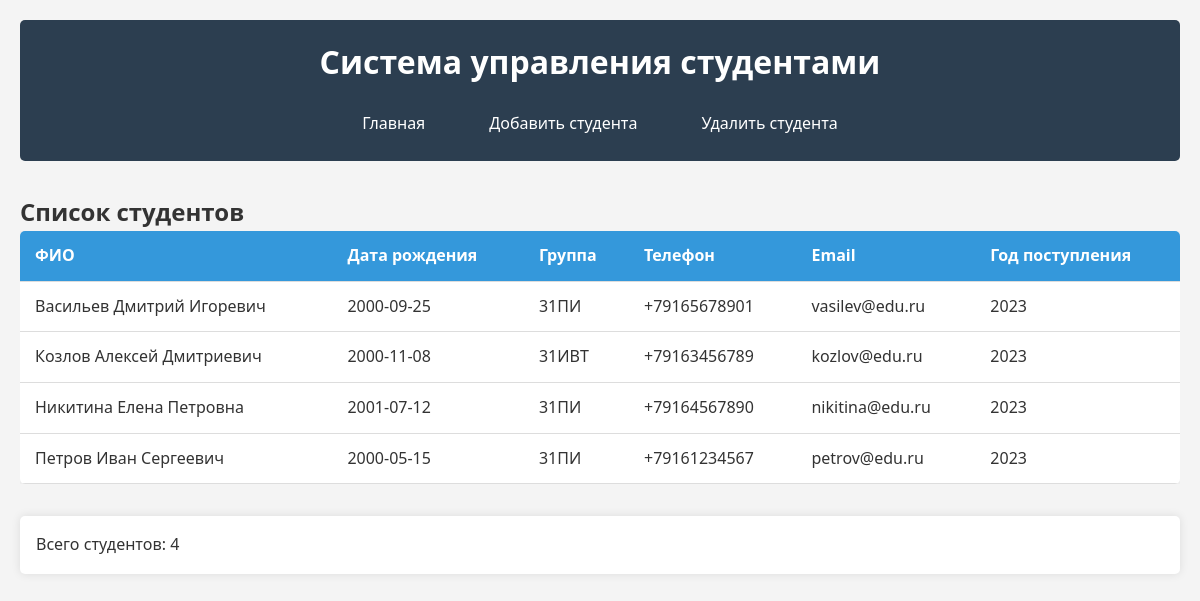
Before: / with the older database file.
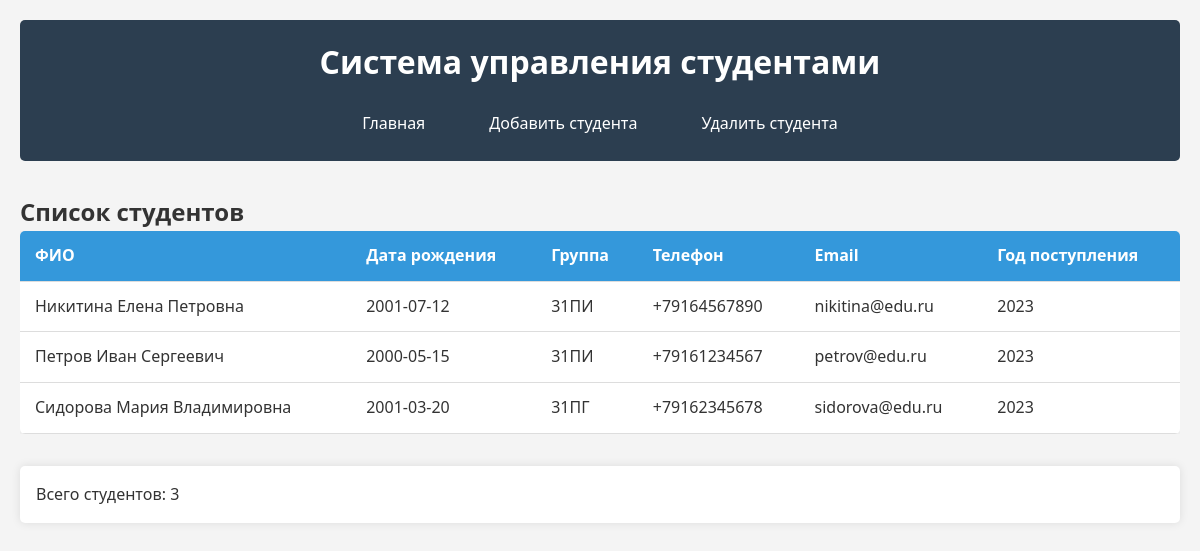
After: the same page with the newer database file.
### tables this page shows
CREATE TABLE students (
            id INTEGER PRIMARY KEY AUTOINCREMENT,
            full_name TEXT NOT NULL,
            birth_date TEXT NOT NULL,
            group_name TEXT NOT NULL,
            phone TEXT,
            email TEXT,
            enrollment_year INTEGER,
            UNIQUE(full_name, birth_date, group_name)  -- Уникальная комбинация
        );

### app.py (the view)
@app.route('/')
def index():
    conn = get_db_connection()
    try:
        students = conn.execute('''
            SELECT
                id,
                full_name,
                birth_date,
                phone,
                email,
                enrollment_year,
                group_name
            FROM students
            ORDER BY full_name
        ''').fetchall()
        print(f"Загружено {len(students)} студентов из базы")
        return render_template('index.html', students=students)
    except Exception as e:
        print(f"Ошибка при загрузке студентов: {e}")
        flash('Ошибка при загрузке данных из базы', 'error')
        return render_template('index.html', students=[])
    finally:
        conn.close()

### models.py (called while the page is built)
def get_db_path():
    base_dir = os.path.dirname(os.path.abspath(__file__))
    db_path = os.path.join(base_dir, 'students.db')
    print(f"DB Path: {db_path}")  # Для отладки
    return db_path

def get_db_connection():
    db_path = get_db_path()
    conn = sqlite3.connect(db_path)
    conn.row_factory = sqlite3.Row
    return conn

### templates/index.html
{% extends "base.html" %}
{% block content %}
<h2>Список студентов</h2>
{% if students %}
    <div class="table-container">
        <table>
            <thead>
                <tr>
                    <th>ФИО</th>
                    <th>Дата рождения</th>
                    <th>Группа</th>
                    <th>Телефон</th>
                    <th>Email</th>
                    <th>Год поступления</th>
                </tr>
            </thead>
            <tbody>
                {% for student in students %}
                <tr>
                    <td>{{ student.full_name }}</td>
                    <td>{{ student.birth_date }}</td>
                    <td>{{ student.group_name }}</td>
                    <td>{{ student.phone or '-' }}</td>
                    <td>{{ student.email or '-' }}</td>
                    <td>{{ student.enrollment_year }}</td>
                </tr>
                {% endfor %}
            </tbody>
        </table>
    </div>
{% else %}
    <p>Нет данных о студентах.</p>
{% endif %}
<div class="stats">
    <p>Всего студентов: {{ students|length }}</p>
</div>
{% endblock %}

### templates/base.html (shortened to what this page needs)
<!DOCTYPE html>
<html lang="ru">
<head>
    <link rel="stylesheet" href="{{ url_for('static', filename='style.css') }}">
</head>
<body>
    <div class="container">
        <header>
            <h1>Система управления студентами</h1>
            <nav>
                <a href="{{ url_for('index') }}">Главная</a>
                <a href="{{ url_for('add_student') }}">Добавить студента</a>
                <a href="{{ url_for('delete_form') }}">Удалить студента</a>
            </nav>
        </header>
        <main>
            {% block content %}{% endblock %}
        </main>
    </div>
</body>
</html>

### static/style.css (style rules this page uses)
* { margin: 0; padding: 0; box-sizing: border-box; }
body { font-family: 'Segoe UI', Tahoma, Geneva, Verdana, sans-serif; line-height: 1.6; color: #333; background-color: #f4f4f4; }
.container { max-width: 1200px; margin: 0 auto; padding: 20px; }
header { background: #2c3e50; color: white; padding: 1rem 0; margin-bottom: 2rem; border-radius: 5px; }
header h1 { text-align: center; margin-bottom: 1rem; }
nav { display: flex; justify-content: center; gap: 2rem; }
nav a { color: white; text-decoration: none; padding: 0.5rem 1rem; border-radius: 3px; transition: background-color 0.3s; }
.table-container { overflow-x: auto; margin-bottom: 2rem; }
table { width: 100%; border-collapse: collapse; background: white; border-radius: 5px; overflow: hidden; box-shadow: 0 0 10px rgba(0,0,0,0.1); }
th, td { padding: 12px 15px; text-align: left; border-bottom: 1px solid #ddd; }
th { background-color: #3498db; color: white; font-weight: 600; }
.stats { background: white; padding: 1rem; border-radius: 5px; box-shadow: 0 0 10px rgba(0,0,0,0.1); }

Changed rows visible on the page:
removed students: full_name "Васильев Дмитрий Игоревич", birth_date "2000-09-25", group_name "31ПИ", phone "+79165678901", email "vasilev@edu.ru", enrollment_year "2023"
removed students: full_name "Козлов Алексей Дмитриевич", birth_date "2000-11-08", group_name "31ИВТ", phone "+79163456789", email "kozlov@edu.ru", enrollment_year "2023"
added students: full_name "Сидорова Мария Владимировна", birth_date "2001-03-20", group_name "31ПГ", phone "+79162345678", email "sidorova@edu.ru", enrollment_year "2023"
Other visible differences:
{{ students|length }}: "4" → "3"
